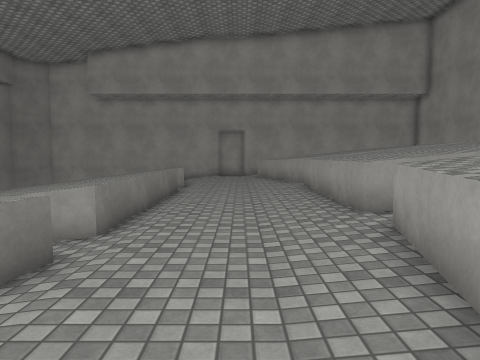
View 1 (above)

20 first-person views from a walk through a Unity game level. The camera is 1.4 m above the floor, tilts 4° down and sees 70° across. The floor is counted in squares, 1 m on a side. Each view is taken from the middle of a square. On the plan, view 1 faces up. The plan holds only what a view shows up to about 15 squares ahead; the rest is blank. The place goes on beyond the plan. The player is left out. Surface patterns are stand-ins for the level's own textures.

View 2
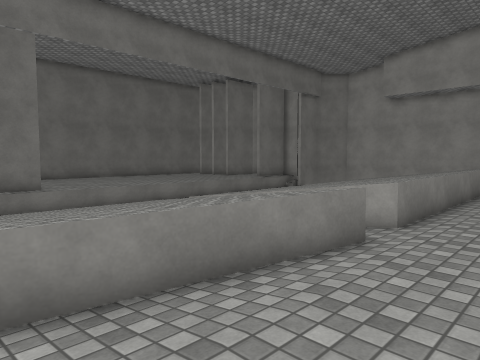

View 3
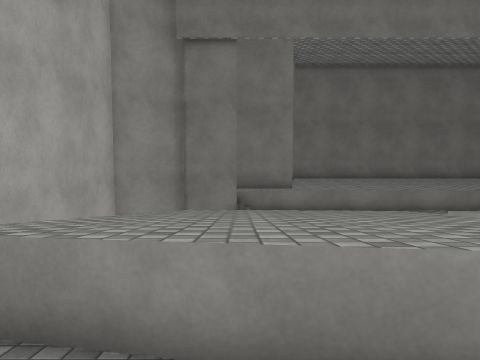

View 4
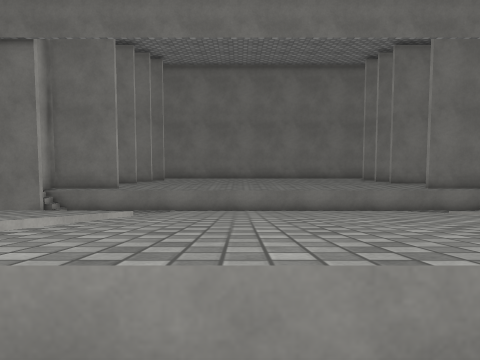

View 5
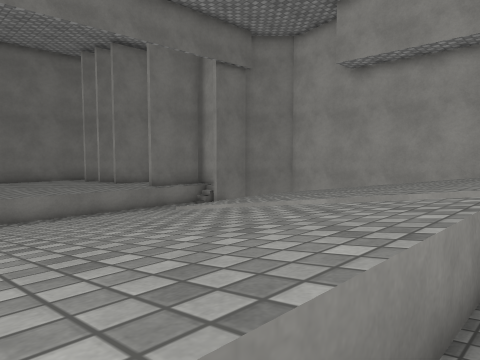

View 6
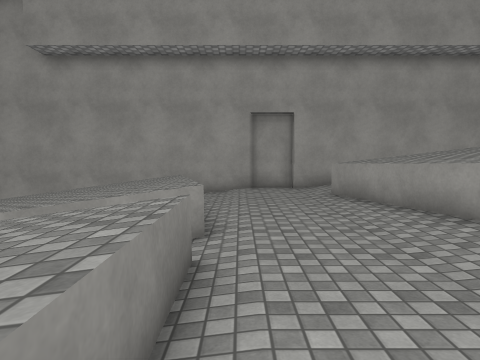

View 7
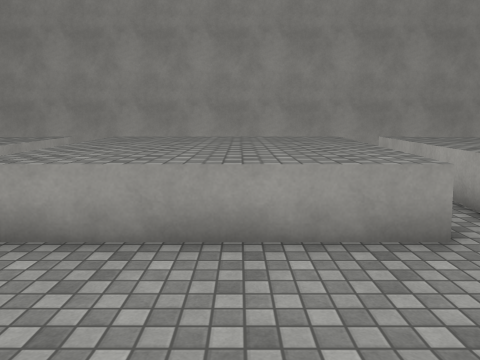

View 8
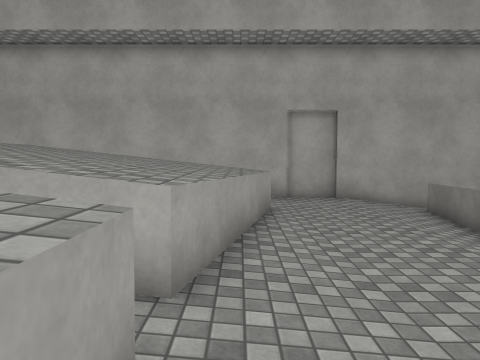

View 9
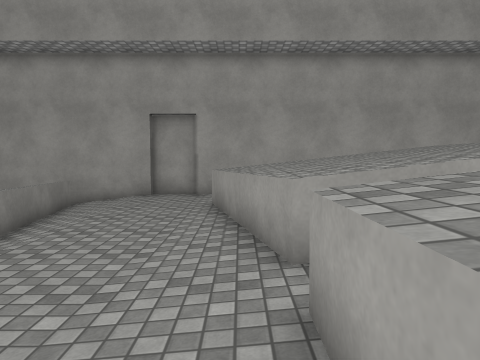

View 10
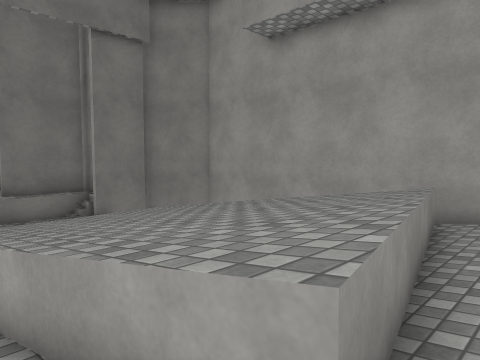

View 11
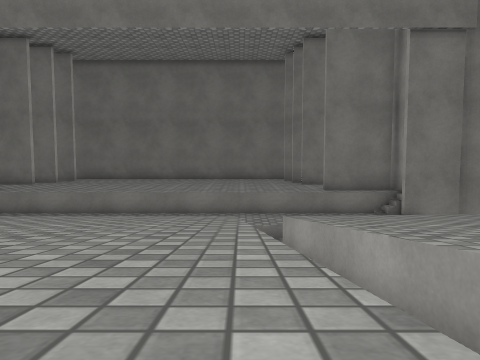

View 12
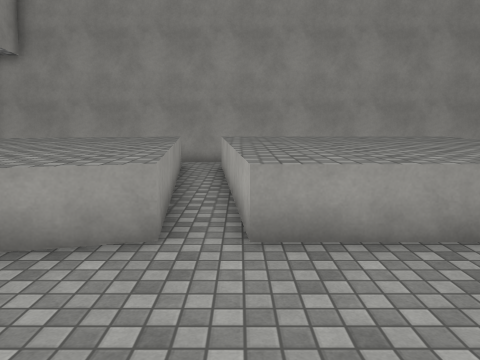

View 13
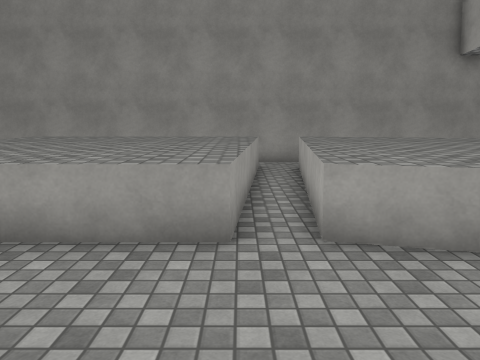

View 14
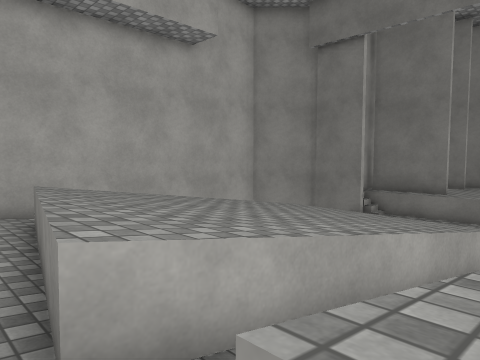

View 15
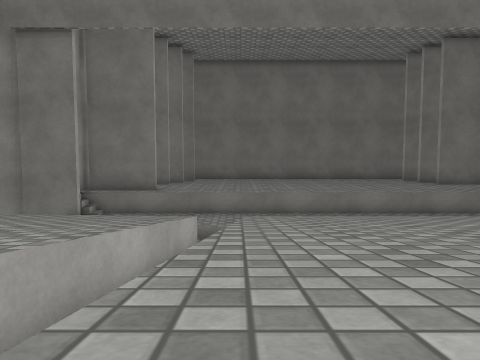

View 16
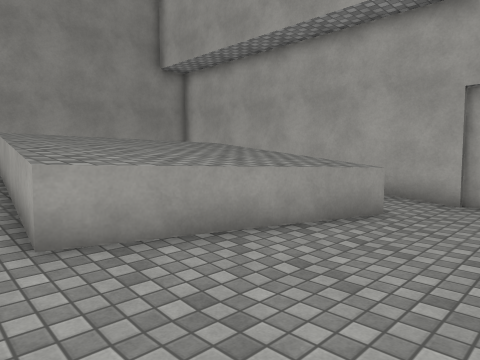

View 17
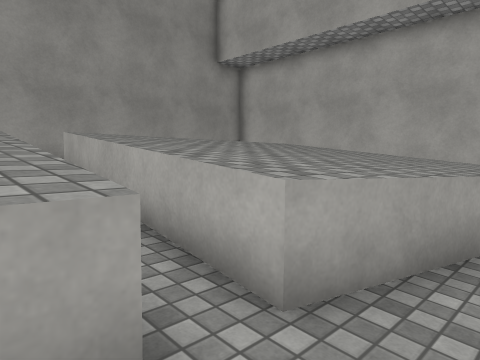

View 18
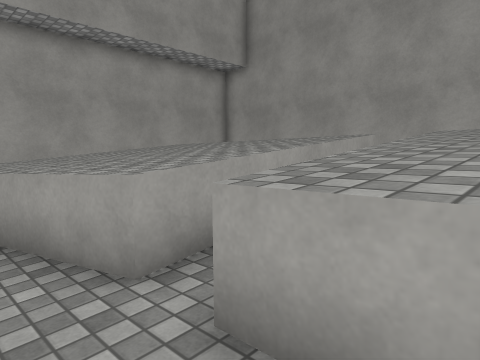

View 19
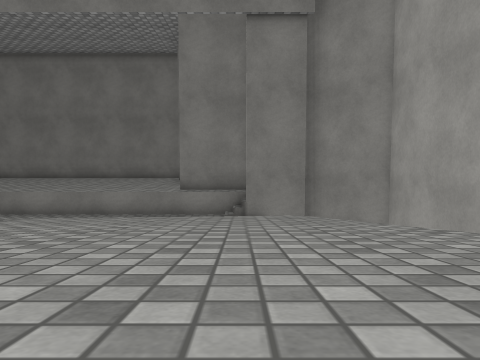

View 20
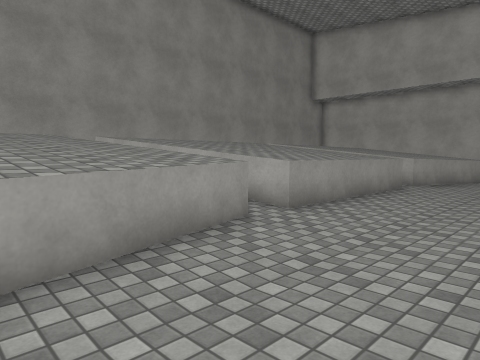

### Floor plan
Key: @ floor where view 1 was taken; # wall or solid block; x gap in a wall; . main floor; : floor 0.25 m higher than the main floor; - floor 0.25 m lower than the main floor; + floor 0.5 m higher than the main floor; _ floor 0.5 m lower than the main floor; * floor 0.75 m higher than the main floor; < floor 0.75 m lower than the main floor; % floor 1 m higher than the main floor; ( floor 1 m lower than the main floor; ! floor 1.25 m lower than the main floor; / step, stairs or slope; = window, fence, low wall or low ledge; ^ raised ledge.
Columns run from 18 left of view 1 to 11 right of it. Each row starts with its distance up from view 1.
 25     #########################
 24    ##        ^-/....:
 23    #     ^^^^^^-....    ^^^^
 22   ##  ^^^^^^^^^-....^^^^^^^^
 21  ###  ^^^^^^^^^-...^^^^^^^^^^
 20  ^=#  ^^^^^^^^^-....^^^^^^^^^
 19  ^^(  ^^^^^^^^^^....^^^^^^^^^
 18  ^^(  !^^^^^^^^^....^^^^^^^^^
 17 ^^^(   ^^^^^^^^^....^^^^^^^^^^
 16 ^^^(   ^^^^^^^^^....:^^^^^^^^#
 15 ^^^((  ^^(<x  --....:^^+++**%#
 14 ^^^((  ^^^^^^^^^....:^^^^^^^^^
 13 ^^^(   ^^^^^^^^^....:^^^^^^^^^
 12 ^^^(   ^^^^^^^^^....:^^^^^^^^
 11 ^^^(   ^^^^^^^^^....:^^^^^^^^
 10 ^^^(   ^^^^^^^^^....:^^^^^^^^
  9  ^^(   ^^^^^^^^^....:^^^^^^^^
  8  ^^(   ^^^^^^^^^....:^^^^^^^^
  7  ^^((  ^^^^^^^^^....:^^^^^^^^
  6  ^^((  ^^(  x_--....:^^=  **%#
  5  ^^(   ^^^^^^^^^....:^^^^^^^^#
  4 ^^^(   ^^^^^^^^^....^^^^^^^^^^
  3 ^^^(  !^^^^^^^^^....^^^^^^^^^
  2  ^^(  ^^^^^^^^^^....^^^^^^^^^
  1  ^=#  ^^^^^^^^^-....^^^^^^^^^
  0  ###  ^^^^^^^^^-..@^^^^^^^^^^
 -1   ##  ^^^^^^^^^-....^^^^^^^^
 -2    #      ^^^^^-....:   ^^^^
 -3    ##         //....:
 -4     #########################

Positions as (right, up) in squares from view 1, and headings:
1: (0, 0), facing up
2: (0, -1), facing up-left
3: (-1, 1), facing left
4: (-1, 9), facing left
5: (-2, 9), facing up-left
6: (-2, 10), facing up
7: (-2, 10), facing right
8: (2, 9), facing down
9: (2, 11), facing up
10: (-2, 15), facing up-left
11: (-2, 14), facing left
12: (-2, 14), facing right
13: (-2, 7), facing right
14: (-2, 7), facing down-left
15: (-2, 7), facing left
16: (-2, 7), facing down-right
17: (1, 8), facing down-right
18: (1, 12), facing up-right
19: (-3, 20), facing left
20: (-2, 20), facing down-right
